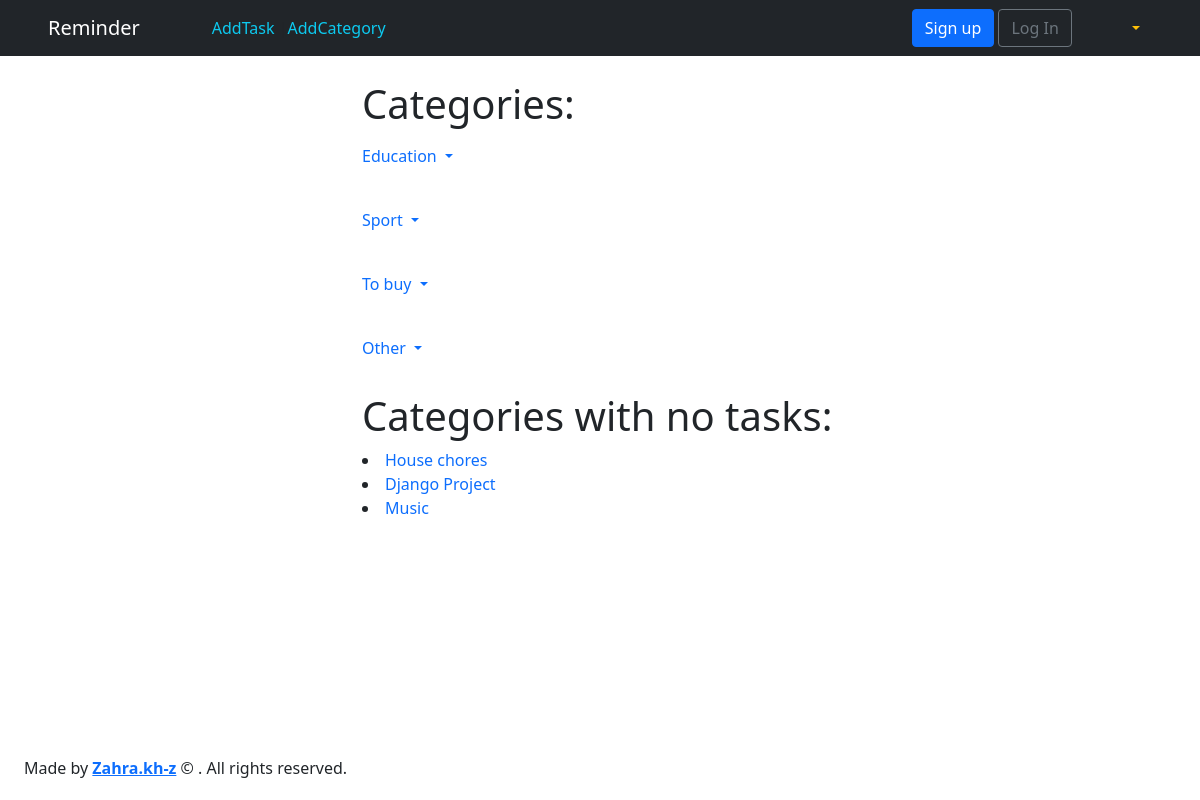
The app's page /category/, older data.
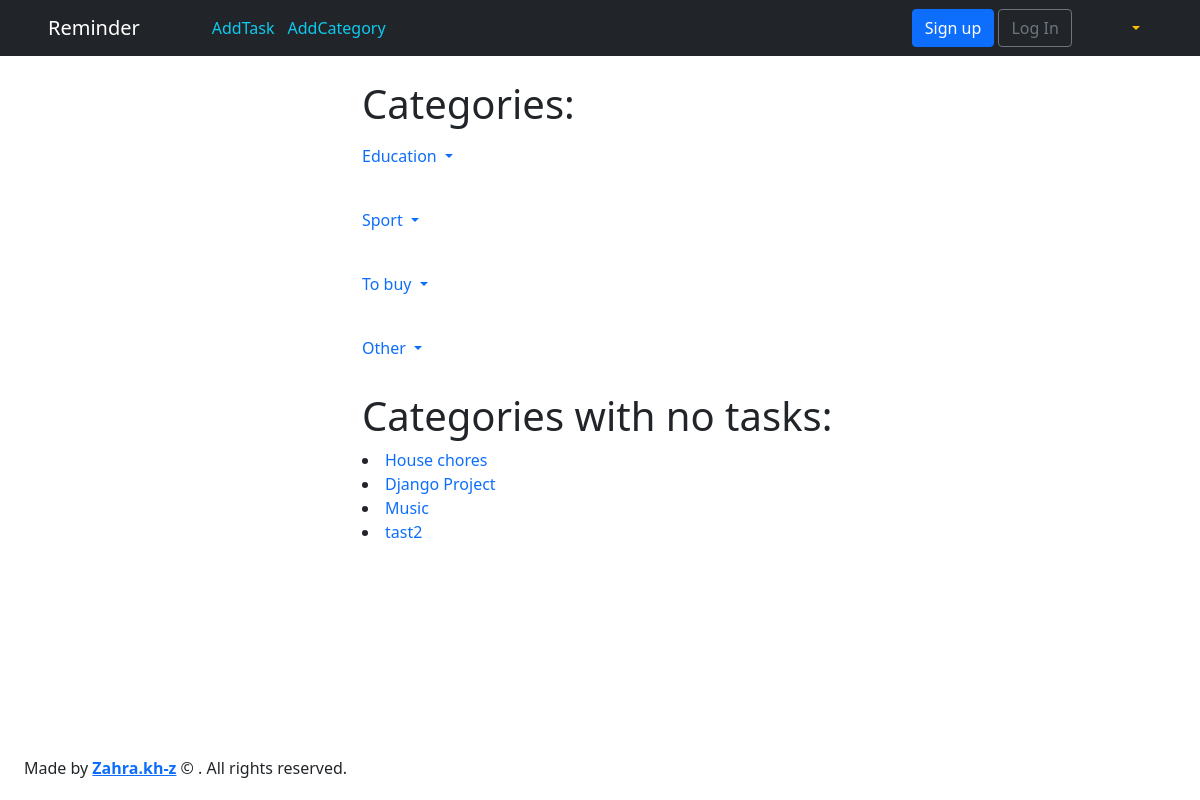
The same page, newer data.
### todo/models.py (models this page shows, shortened)
class Category(models.Model):
    name = models.CharField(max_length=100)  # Like a varchar
    objects = TodoManager()
    class Meta:
        verbose_name = "Category"
        verbose_name_plural = "Categories"
    def __str__(self):
        return self.name  # name to be shown when called

### todo/views.py (the view)
# urls.py: path('category/', cat_index, name='categories_list'),
def cat_index(request):
    todos = Task.objects.get_all_tasks()  # quering all todos with the object manager
    categories = Category.objects.get_all_category()  # getting all categories with object manager
    category_full = []  # category list with task
    category_empty = []  # category list without task
    for cat in categories:
        if Task.objects.cat_name(cat):
            category_full.append(cat)
        else:
            category_empty.append(cat)
    return render(request, "categories_list.html", {"todos": todos,
                                                    "category_empty": category_empty,
                                                    'category_full': category_full})

### todo/models.py (called while the page is built)
    def get_all_tasks(self):
        tasks = Task.objects.all()
        return tasks

    def get_all_category(self):
        categories = Category.objects.all()
        return categories

    def cat_name(self, cat):
        return Task.objects.filter(category__name=cat)

### templates/categories_list.html (shortened to what this page needs)
{% extends 'base.html' %}
{% block content %}
     <div class="container" style="width:500px; margin:0 auto;">
    <h1>Categories:</h1>
    {% for cat in category_full %}
    <ul class="navbar-nav ml-auto  ">
        <li class="nav-item dropdown">
          <a class="nav-link dropdown-toggle" href="#" id="userMenu"
             role="button" data-bs-toggle="dropdown" aria-expanded="false">
             {{ cat.name }}
          </a>
        </li>
     </ul>
    <br>
    {% endfor %}
    <h1>Categories with no tasks:</h1>
     {% for cat in category_empty %}
         <li><a class="text-decoration-none" href="#"> {{ cat.name }}</a></li>
    {% endfor %}
    <br>
     </div>
{% endblock content %}

Row changes from the older to the newer data that the page shows:
added Category: name "tast2", shown under "Categories with no tasks:"
